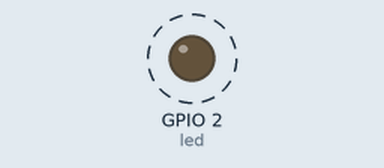
Recording of a sketch running on a simulated ESP32. On the bench: output pins drawn as LEDs (lit = HIGH). Dashed ring = blinking. What the sketch prints to the serial monitor is not drawn.

Above: at 0.5 s.
Timing chart, 0 to 4.6 s (numbered marks = the images above):
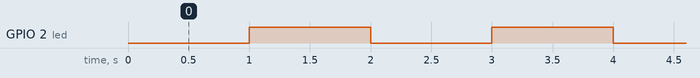

The sketch:

ngattimer.ino
```cpp
hw_timer_t * timer = NULL;

/* LED pin */
int led = 2;
/* LED state */
volatile byte state = LOW;

void IRAM_ATTR onTimer(){
  state = !state;
  digitalWrite(led, state);
}

void setup() {
  Serial.begin(115200);

  pinMode(led, OUTPUT);

  /* Use 1st timer of 4 */
  /* 1 tick take 1/(80MHZ/80) = 1us so we set divider 80 and count up */
  timer = timerBegin(0, 80, true);

  /* Attach onTimer function to our timer */
  timerAttachInterrupt(timer, &onTimer, true);

  /* Set alarm to call onTimer function every second 1 tick is 1us
  => 1 second is 1000000us */
  /* Repeat the alarm (third parameter) */
  timerAlarmWrite(timer, 1000000, true);

  /* Start an alarm */
  timerAlarmEnable(timer);
  Serial.println("start timer");
}

void loop() {

}
```

Measured:
- by itself, GPIO 2 (led): alternates HIGH for 1.0 s and LOW for 1.0 s
